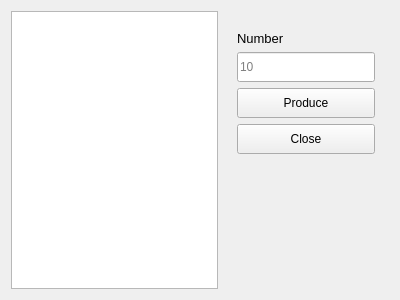
<?xml version="1.0" encoding="UTF-8"?>
<ui version="4.0">
 <class>Producer</class>
 <widget class="QWidget" name="Producer">
  <property name="geometry">
   <rect>
    <x>0</x>
    <y>0</y>
    <width>400</width>
    <height>300</height>
   </rect>
  </property>
  <property name="windowTitle">
   <string>Producer</string>
  </property>
  <layout class="QHBoxLayout" name="horizontalLayout" stretch="15,1,10,1">
   <item>
    <widget class="QTextBrowser" name="textBrowser"/>
   </item>
   <item>
    <spacer name="horizontalSpacer">
     <property name="orientation">
      <enum>Qt::Horizontal</enum>
     </property>
     <property name="sizeHint" stdset="0">
      <size>
       <width>24</width>
       <height>20</height>
      </size>
     </property>
    </spacer>
   </item>
   <item>
    <layout class="QVBoxLayout" name="verticalLayout_5">
     <property name="spacing">
      <number>6</number>
     </property>
     <item>
      <spacer name="verticalSpacer_7">
       <property name="orientation">
        <enum>Qt::Vertical</enum>
       </property>
       <property name="sizeType">
        <enum>QSizePolicy::Fixed</enum>
       </property>
       <property name="sizeHint" stdset="0">
        <size>
         <width>20</width>
         <height>20</height>
        </size>
       </property>
      </spacer>
     </item>
     <item>
      <widget class="QLabel" name="label_Number">
       <property name="sizePolicy">
        <sizepolicy hsizetype="Preferred" vsizetype="Fixed">
         <horstretch>0</horstretch>
         <verstretch>0</verstretch>
        </sizepolicy>
       </property>
       <property name="font">
        <font>
         <family>Arial</family>
         <pointsize>10</pointsize>
         <weight>50</weight>
         <bold>false</bold>
        </font>
       </property>
       <property name="text">
        <string>Number</string>
       </property>
       <property name="alignment">
        <set>Qt::AlignBottom|Qt::AlignLeading|Qt::AlignLeft</set>
       </property>
      </widget>
     </item>
     <item>
      <widget class="QLineEdit" name="lineEdit_Number">
       <property name="sizePolicy">
        <sizepolicy hsizetype="Expanding" vsizetype="Fixed">
         <horstretch>0</horstretch>
         <verstretch>0</verstretch>
        </sizepolicy>
       </property>
       <property name="minimumSize">
        <size>
         <width>0</width>
         <height>30</height>
        </size>
       </property>
       <property name="placeholderText">
        <string>10</string>
       </property>
      </widget>
     </item>
     <item>
      <widget class="QPushButton" name="btn_Produce">
       <property name="minimumSize">
        <size>
         <width>0</width>
         <height>30</height>
        </size>
       </property>
       <property name="text">
        <string>Produce</string>
       </property>
       <property name="flat">
        <bool>false</bool>
       </property>
      </widget>
     </item>
     <item>
      <widget class="QPushButton" name="btn_Close">
       <property name="minimumSize">
        <size>
         <width>0</width>
         <height>30</height>
        </size>
       </property>
       <property name="text">
        <string>Close</string>
       </property>
       <property name="flat">
        <bool>false</bool>
       </property>
      </widget>
     </item>
     <item>
      <spacer name="verticalSpacer_8">
       <property name="orientation">
        <enum>Qt::Vertical</enum>
       </property>
       <property name="sizeType">
        <enum>QSizePolicy::MinimumExpanding</enum>
       </property>
       <property name="sizeHint" stdset="0">
        <size>
         <width>20</width>
         <height>40</height>
        </size>
       </property>
      </spacer>
     </item>
    </layout>
   </item>
   <item>
    <spacer name="horizontalSpacer_2">
     <property name="orientation">
      <enum>Qt::Horizontal</enum>
     </property>
     <property name="sizeHint" stdset="0">
      <size>
       <width>10</width>
       <height>20</height>
      </size>
     </property>
    </spacer>
   </item>
  </layout>
 </widget>
 <resources/>
 <connections/>
</ui>
